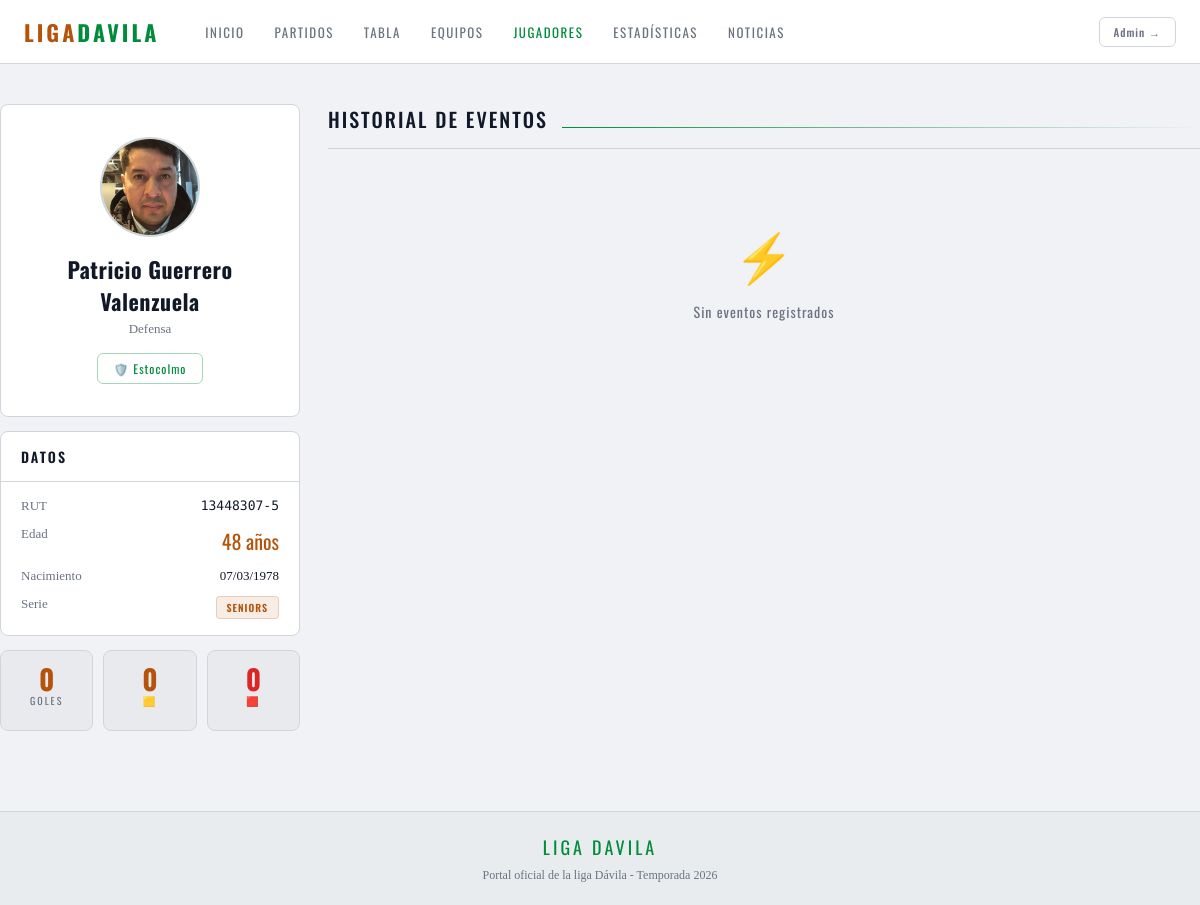
/jugadores/11, run on the app's committed database.
### app/models/__init__.py (models this page shows, shortened)
class Jugador(db.Model):
    __tablename__ = 'jugadores'
    id = db.Column(db.Integer, primary_key=True)
    rut = db.Column(db.String(12), unique=True, nullable=False)
    nombre = db.Column(db.String(100), nullable=False)
    fecha_nac = db.Column(db.Date)
    posicion = db.Column(db.String(20))  # Portero, Defensa, Mediocampista, Delantero
    foto = db.Column(db.String(200))     # ruta relativa al archivo
    activo = db.Column(db.Boolean, default=True)
    creado_en = db.Column(db.DateTime, default=datetime.utcnow)
    serie_id = db.Column(db.Integer, db.ForeignKey('series.id'))
    equipo_id = db.Column(db.Integer, db.ForeignKey('equipos.id'))
    actividades = db.relationship('Actividad', backref='jugador', lazy='dynamic')
    @property
    def edad(self):
        if not self.fecha_nac:
            return None
        hoy = date.today()
        edad = hoy.year - self.fecha_nac.year
        if (hoy.month, hoy.day) < (self.fecha_nac.month, self.fecha_nac.day):
            edad -= 1
        return edad
    @property
    def total_goles(self):
        return self.actividades.filter(
            Actividad.tipo.in_(['gol', 'gol_penal'])
        ).count()
    @property
    def total_amarillas(self):
        return self.actividades.filter_by(tipo='tarjeta_amarilla').count()
    @property
    def total_rojas(self):
        return self.actividades.filter_by(tipo='tarjeta_roja').count()

class Equipo(db.Model):
    __tablename__ = 'equipos'
    id = db.Column(db.Integer, primary_key=True)
    codigo = db.Column(db.String(10), unique=True, nullable=False)
    nombre = db.Column(db.String(100), nullable=False)
    color = db.Column(db.String(7), default='#1a7a3c')
    delegado = db.Column(db.String(100))
    telefono_delegado = db.Column(db.String(20))
    activo = db.Column(db.Boolean, default=True)
    creado_en = db.Column(db.DateTime, default=datetime.utcnow)
    jugadores = db.relationship('Jugador', backref='equipo', lazy='dynamic')
    partidos_local = db.relationship('Partido', foreign_keys='Partido.local_id', backref='equipo_local', lazy='dynamic')
    partidos_visita = db.relationship('Partido', foreign_keys='Partido.visita_id', backref='equipo_visita', lazy='dynamic')

class Serie(db.Model):
    __tablename__ = 'series'
    id = db.Column(db.Integer, primary_key=True)
    codigo = db.Column(db.String(10), unique=True, nullable=False)
    nombre = db.Column(db.String(100), nullable=False)
    año = db.Column(db.Integer, nullable=False, default=date.today().year)
    categoria = db.Column(db.String(20))  # Sub-8, Sub-10, Adultos, etc.
    activa = db.Column(db.Boolean, default=True)
    creado_en = db.Column(db.DateTime, default=datetime.utcnow)
    jugadores = db.relationship('Jugador', backref='serie', lazy='dynamic')
    partidos = db.relationship('Partido', backref='serie', lazy='dynamic')

### app/routes/public.py (the view)
@public_bp.route('/jugadores/<int:id>')
def jugador_detalle(id):
    jugador = Jugador.query.get_or_404(id)
    actividades = Actividad.query.filter_by(jugador_id=id)\
        .order_by(Actividad.creado_en.desc()).all()
    return render_template('public/jugador_detalle.html',
        jugador=jugador, actividades=actividades)

### app/templates/public/jugador_detalle.html (shortened to what this page needs)
{% extends 'public/base_public.html' %}
{% block content %}
<div class="container page-wrap">
  <div class="grid-detail fade-up">
    <div>
      <div class="card" style="text-align:center; padding:32px 24px;">
        <div class="player-avatar" style="width:100px;height:100px;font-size:36px;margin-bottom:16px;">
          {% if jugador.foto %}<img src="{{ url_for('static', filename='img/uploads/' + jugador.foto) }}">
          {% else %}{{ jugador.iniciales }}{% endif %}
        </div>
        <h1 style="font-family:var(--f-title); font-size:22px; font-weight:700; letter-spacing:.5px; margin-bottom:4px;">{{ jugador.nombre }}</h1>
        <div style="font-size:13px; color:var(--muted); margin-bottom:16px;">{{ jugador.posicion or 'Sin posición' }}</div>
        {% if jugador.equipo %}
        <a href="{{ url_for('public.equipo_detalle', id=jugador.equipo.id) }}"
           style="display:inline-block; font-family:var(--f-title); font-size:12px; letter-spacing:1px; color:var(--verde); text-decoration:none; border:1px solid rgba(0,140,58,.35); border-radius:6px; padding:6px 16px;">
          🛡️ {{ jugador.equipo.nombre }}
        </a>
        {% endif %}
      </div>
      <div class="card" style="margin-top:14px;">
        <div class="card-head"><span class="card-title">Datos</span></div>
        <div style="padding:16px 20px; display:flex; flex-direction:column; gap:12px; font-size:13px;">
          <div style="display:flex; justify-content:space-between;">
            <span style="color:var(--muted);">RUT</span>
            <span style="font-family:var(--f-mono); color:var(--texto);">{{ jugador.rut }}</span>
          </div>
          {% if jugador.edad is not none %}
          <div style="display:flex; justify-content:space-between;">
            <span style="color:var(--muted);">Edad</span>
            <span style="font-family:var(--f-title); font-size:20px; color:var(--acento);">{{ jugador.edad }} años</span>
          </div>
          {% endif %}
          {% if jugador.fecha_nac %}
          <div style="display:flex; justify-content:space-between;">
            <span style="color:var(--muted);">Nacimiento</span>
            <span style="color:var(--texto);">{{ jugador.fecha_nac.strftime('%d/%m/%Y') }}</span>
          </div>
          {% endif %}
          {% if jugador.serie %}
          <div style="display:flex; justify-content:space-between;">
            <span style="color:var(--muted);">Serie</span>
            <span class="badge b-amber">{{ jugador.serie.nombre }}</span>
          </div>
          {% endif %}
        </div>
      </div>
      <div class="grid-stats3" style="margin-top:14px;">
        <div class="stat-box" style="text-align:center; padding:14px 10px;">
          <div class="stat-val sv-a" style="font-size:28px;">{{ jugador.total_goles }}</div>
          <div class="stat-label">Goles</div>
        </div>
        <div class="stat-box" style="text-align:center; padding:14px 10px;">
          <div class="stat-val sv-a" style="font-size:28px;">{{ jugador.total_amarillas }}</div>
          <div class="stat-label">🟨</div>
        </div>
        <div class="stat-box" style="text-align:center; padding:14px 10px;">
          <div class="stat-val sv-r" style="font-size:28px;">{{ jugador.total_rojas }}</div>
          <div class="stat-label">🟥</div>
        </div>
      </div>
    </div>
    <div class="fade-up-2">
      <div class="section-head">
        <h2 class="section-title">Historial de eventos</h2>
        <div class="section-line"></div>
      </div>
      {% if actividades %}
      <div class="card">
        <div style="padding:8px 0;">
          {% for act in actividades %}
          <div class="timeline-item" style="padding:12px 20px;">
            <span class="timeline-min">{{ act.minuto }}'</span>
            <span class="timeline-icon">{{ act.icono }}</span>
            <div class="timeline-info">
              <div class="timeline-tipo">{{ act.tipo_display }}</div>
              <div class="timeline-desc">
                {% if act.partido %}
                  {{ act.partido.equipo_local.nombre }} vs {{ act.partido.equipo_visita.nombre }}
                  · {{ act.partido.fecha.strftime('%d/%m/%Y') }}
                  {% if act.partido.serie %} · {{ act.partido.serie.nombre }}{% endif %}
                {% endif %}
                {% if act.descripcion %} · {{ act.descripcion }}{% endif %}
              </div>
            </div>
          </div>
          {% endfor %}
        </div>
      </div>
      {% else %}
      <div class="empty"><div class="empty-icon">⚡</div><div class="empty-text">Sin eventos registrados</div></div>
      {% endif %}
    </div>
  </div>
</div>
{% endblock %}

### app/templates/public/base_public.html (style rules this page uses)
*, *::before, *::after { box-sizing: border-box; margin: 0; padding: 0; }
:root { --negro: #f0f2f5; --carbon: #ffffff; --grafito: #e8eaed; --borde: #d1d5db; --texto: #111827; --muted: #6b7280; --verde: #008c3a; --amarillo: #f5f505e2; --verde-dim: #d1fae5; --acento: #b45309; --rojo: #dc2626; --azul: #1d4ed8; --f-title: 'Oswald', sans-serif; --f-body: 'Source Serif 4', serif; --f-mono: 'DM Mono', monospace; --nav-h: 64px; --max-w: 1200px; --radius: 8px; }
html { scroll-behavior: smooth; }
body { font-family: var(--f-body); background: var(--negro); color: var(--texto); min-height: 100vh; }
.container { max-width: var(--max-w); margin: 0 auto; padding: 0 24px; }
.page-wrap { padding: 40px 0 80px; }
.card { background: var(--carbon); border: 1px solid var(--borde); border-radius: var(--radius); overflow: hidden; }
.card-head { display: flex; justify-content: space-between; align-items: center; padding: 14px 20px; border-bottom: 1px solid var(--borde); }
.card-title { font-family: var(--f-title); font-size: 14px; font-weight: 600; letter-spacing: 2px; text-transform: uppercase; color: var(--texto); }
.section-head { display: flex; align-items: baseline; gap: 14px; margin-bottom: 22px; padding-bottom: 14px; border-bottom: 1px solid var(--borde); }
.section-title { font-family: var(--f-title); font-size: 20px; font-weight: 500; letter-spacing: 2px; text-transform: uppercase; }
.section-line { flex: 1; height: 1px; background: linear-gradient(90deg, var(--verde), transparent); }
.badge { font-family: var(--f-title); font-size: 10px; font-weight: 600; letter-spacing: 1px; text-transform: uppercase; padding: 3px 10px; border-radius: 4px; white-space: nowrap; }
.b-amber { background: rgba(180,83,9,.1); color: var(--acento); border: 1px solid rgba(180,83,9,.2); }
.player-avatar { width: 72px; height: 72px; border-radius: 50%; margin: 0 auto 12px; overflow: hidden; border: 2px solid var(--borde); display: flex; align-items: center; justify-content: center; font-family: var(--f-title); font-size: 24px; font-weight: 700; color: var(--verde); background: var(--verde-dim); }
.player-avatar img { width: 100%; height: 100%; object-fit: cover; }
.stat-box { background: var(--grafito); border: 1px solid var(--borde); border-radius: var(--radius); padding: 18px 20px; }
.stat-label { font-family: var(--f-title); font-size: 10px; letter-spacing: 2px; color: var(--muted); margin-bottom: 8px; text-transform: uppercase; }
.stat-val { font-family: var(--f-title); font-size: 38px; font-weight: 700; line-height: 1; }
.sv-a { color: var(--acento); }
.sv-r { color: var(--rojo); }
.empty { text-align: center; padding: 60px 20px; color: var(--muted); }
.empty-icon { font-size: 48px; margin-bottom: 14px; }
.empty-text { font-family: var(--f-title); font-size: 14px; letter-spacing: 1px; }
.fade-up { animation: fadeUp .5s ease both; }
.fade-up-2 { animation: fadeUp .5s ease .1s both; }
.grid-detail { display: grid; gap: 28px; }
.grid-stats3 { display: grid; gap: 10px; }
.grid-detail { grid-template-columns: 300px 1fr; }
.grid-stats3 { grid-template-columns: 1fr 1fr 1fr; }

### data on the page
Jugador: foto (picture), nombre "Patricio Guerrero Valenzuela", posicion "Defensa", rut "13448307-5", edad "48", fecha_nac "07/03/1978"
Equipo: equipo.nombre "Estocolmo"
Serie: serie.nombre "SENIORS"

### other printed values
{{ jugador.total_goles }} "0"
{{ jugador.total_amarillas }} "0"
{{ jugador.total_rojas }} "0"
